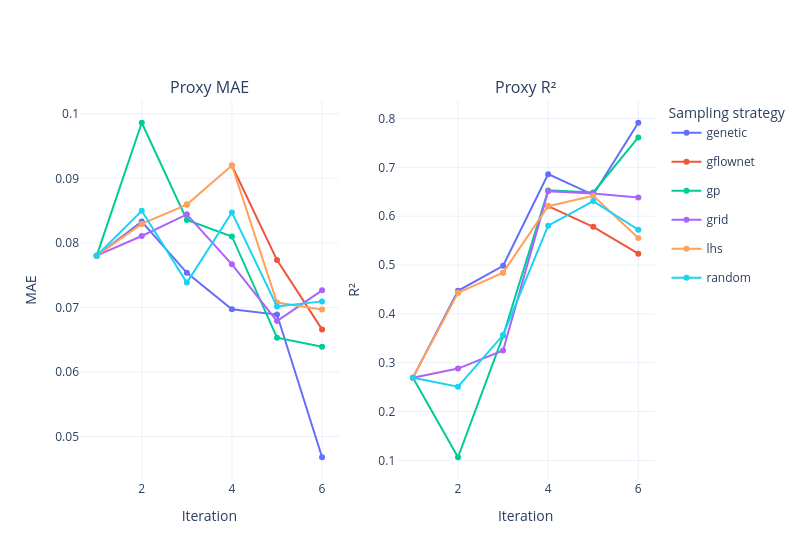

Notebook code cell kept with this figure:
### Code cell
plot_proxy_curves(metrics)

### Figure 1 — Plotly figure (JSON) as saved in the notebook; plotly's stock layout.template omitted (floating-point values rounded to 4 significant figures)
{"data": [{"legendgroup": "genetic", "line": {"color": "#636efa", "width": 2}, "marker": {"color": "#636efa"}, "mode": "lines+markers", "name": "genetic", "type": "scatter", "x": [1, 2, 3, 4, 5, 6], "xaxis": "x", "y": [0.07801, 0.0833, 0.07536, 0.0697, 0.06889, 0.04678], "yaxis": "y"}, {"legendgroup": "genetic", "line": {"color": "#636efa", "width": 2}, "marker": {"color": "#636efa"}, "mode": "lines+markers", "name": "genetic", "showlegend": false, "type": "scatter", "x": [1, 2, 3, 4, 5, 6], "xaxis": "x2", "y": [0.2693, 0.4472, 0.4984, 0.6862, 0.6438, 0.7914], "yaxis": "y2"}, {"legendgroup": "gflownet", "line": {"color": "#ef553b", "width": 2}, "marker": {"color": "#ef553b"}, "mode": "lines+markers", "name": "gflownet", "type": "scatter", "x": [4, 5, 6], "xaxis": "x", "y": [0.09199, 0.07733, 0.06659], "yaxis": "y"}, {"legendgroup": "gflownet", "line": {"color": "#ef553b", "width": 2}, "marker": {"color": "#ef553b"}, "mode": "lines+markers", "name": "gflownet", "showlegend": false, "type": "scatter", "x": [4, 5, 6], "xaxis": "x2", "y": [0.6205, 0.5782, 0.5233], "yaxis": "y2"}, {"legendgroup": "gp", "line": {"color": "#00cc96", "width": 2}, "marker": {"color": "#00cc96"}, "mode": "lines+markers", "name": "gp", "type": "scatter", "x": [1, 2, 3, 4, 5, 6], "xaxis": "x", "y": [0.07801, 0.09861, 0.08354, 0.08099, 0.0653, 0.06389], "yaxis": "y"}, {"legendgroup": "gp", "line": {"color": "#00cc96", "width": 2}, "marker": {"color": "#00cc96"}, "mode": "lines+markers", "name": "gp", "showlegend": false, "type": "scatter", "x": [1, 2, 3, 4, 5, 6], "xaxis": "x2", "y": [0.2693, 0.1063, 0.355, 0.6529, 0.6488, 0.7613], "yaxis": "y2"}, {"legendgroup": "grid", "line": {"color": "#ab63fa", "width": 2}, "marker": {"color": "#ab63fa"}, "mode": "lines+markers", "name": "grid", "type": "scatter", "x": [1, 2, 3, 4, 5, 6], "xaxis": "x", "y": [0.07801, 0.08106, 0.08441, 0.07668, 0.06788, 0.07265], "yaxis": "y"}, {"legendgroup": "grid", "line": {"color": "#ab63fa", "width": 2}, "marker": {"color": "#ab63fa"}, "mode": "lines+markers", "name": "grid", "showlegend": false, "type": "scatter", "x": [1, 2, 3, 4, 5, 6], "xaxis": "x2", "y": [0.2693, 0.2879, 0.3251, 0.6513, 0.6466, 0.6383], "yaxis": "y2"}, {"legendgroup": "lhs", "line": {"color": "#ffa15a", "width": 2}, "marker": {"color": "#ffa15a"}, "mode": "lines+markers", "name": "lhs", "type": "scatter", "x": [1, 1, 2, 2, 3, 3, 4, 5, 6], "xaxis": "x", "y": [0.07801, 0.07801, 0.08294, 0.08294, 0.08593, 0.08593, 0.09199, 0.07075, 0.06968], "yaxis": "y"}, {"legendgroup": "lhs", "line": {"color": "#ffa15a", "width": 2}, "marker": {"color": "#ffa15a"}, "mode": "lines+markers", "name": "lhs", "showlegend": false, "type": "scatter", "x": [1, 1, 2, 2, 3, 3, 4, 5, 6], "xaxis": "x2", "y": [0.2693, 0.2693, 0.443, 0.443, 0.4844, 0.4844, 0.6205, 0.6419, 0.5553], "yaxis": "y2"}, {"legendgroup": "random", "line": {"color": "#19d3f3", "width": 2}, "marker": {"color": "#19d3f3"}, "mode": "lines+markers", "name": "random", "type": "scatter", "x": [1, 2, 3, 4, 5, 6], "xaxis": "x", "y": [0.07801, 0.08496, 0.07385, 0.08471, 0.07013, 0.07093], "yaxis": "y"}, {"legendgroup": "random", "line": {"color": "#19d3f3", "width": 2}, "marker": {"color": "#19d3f3"}, "mode": "lines+markers", "name": "random", "showlegend": false, "type": "scatter", "x": [1, 2, 3, 4, 5, 6], "xaxis": "x2", "y": [0.2693, 0.2507, 0.3566, 0.5805, 0.631, 0.5722], "yaxis": "y2"}], "layout": {"annotations": [{"font": {"size": 16}, "showarrow": false, "text": "Proxy MAE", "x": 0.225, "xanchor": "center", "xref": "paper", "y": 1.0, "yanchor": "bottom", "yref": "paper"}, {"font": {"size": 16}, "showarrow": false, "text": "Proxy R²", "x": 0.775, "xanchor": "center", "xref": "paper", "y": 1.0, "yanchor": "bottom", "yref": "paper"}], "legend": {"title": {"text": "Sampling strategy"}}, "width": 800, "xaxis": {"anchor": "y", "domain": [0.0, 0.45], "title": {"text": "Iteration"}}, "xaxis2": {"anchor": "y2", "domain": [0.55, 1.0], "title": {"text": "Iteration"}}, "yaxis": {"anchor": "x", "domain": [0.0, 1.0], "title": {"text": "MAE"}}, "yaxis2": {"anchor": "x2", "domain": [0.0, 1.0], "title": {"text": "R²"}}}}
